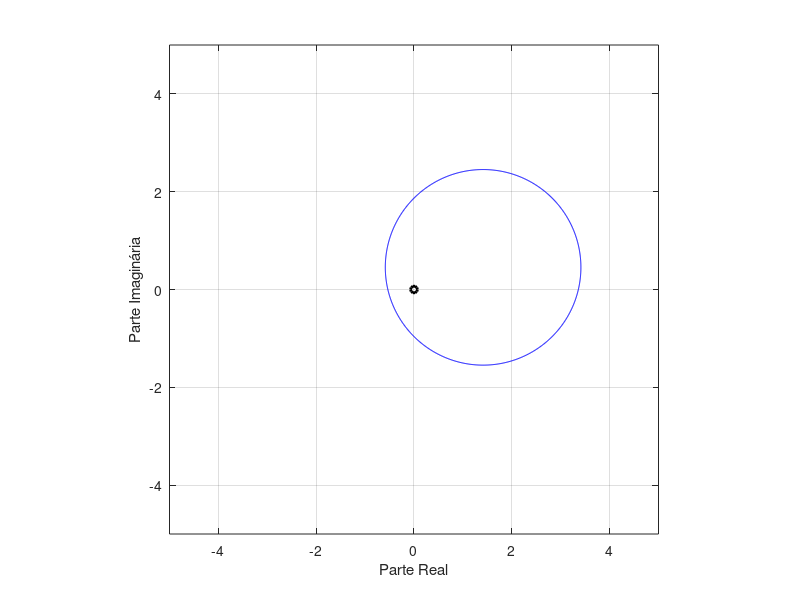

MATLAB code for this plot:
% Definição de f(z)
f = @(z) 1./(2 * pi * z);
% Definição do ponto central aleatório
xo = -2 + 4 * rand();
yo = -2 + 4 * rand();
z0 = xo + 1i*yo;
% Raio da circunferência
r = 2;
% Vetor de ângulos
theta = linspace(0, 2*pi, 1000);
% Criação do caminho gamma(t) como uma circunferência
gamma = z0 + r * exp(1i * theta);
% Representação do caminho gamma(t)
figure()
plot(gamma, 'b');
axis([-5 5 -5 5]); % Limites dos eixos x e y
hold on; % Permite sobrepor o novo ponto ao gráfico anterior
plot(0, 0, 'ko', 'MarkerSize', 5, 'LineWidth', 2); % Plota o ponto (0,0)
axis equal;
grid on;
xlabel('Parte Real')
ylabel('Parte Imaginária')
% Cálculo da integral curvilínea usando a função integral
resultado = integral(f, gamma(1), gamma(end));
% Exibição do resultado da integral
disp(resultado);
